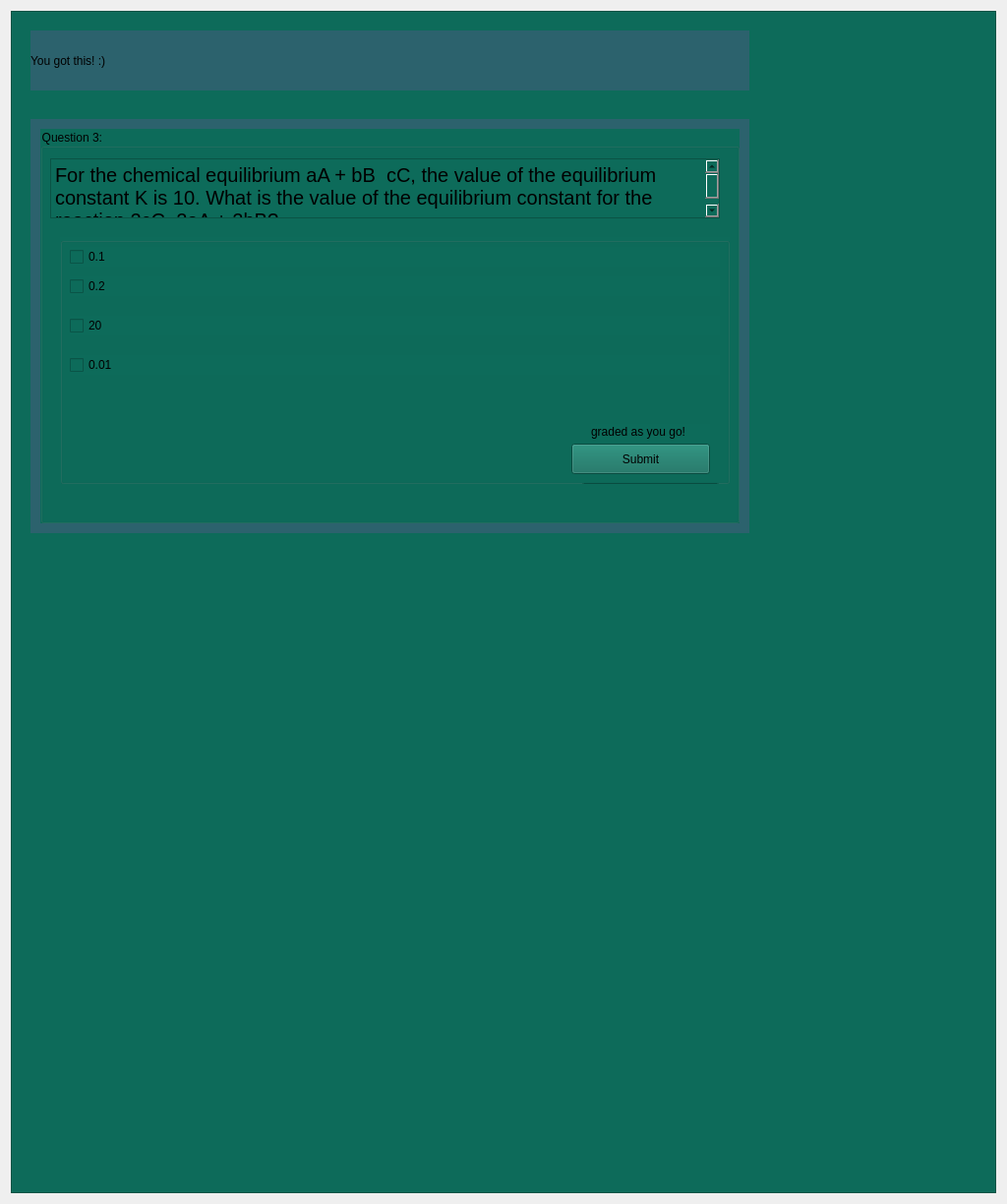
      <widget class="QWidget" name="scrollAreaWidgetContents_12">
       <property name="geometry">
        <rect>
         <x>0</x>
         <y>0</y>
         <width>1024</width>
         <height>1224</height>
        </rect>
       </property>
       <layout class="QVBoxLayout" name="verticalLayout_12">
        <item>
         <widget class="QFrame" name="quizPageBackground_9">
          <property name="enabled">
           <bool>true</bool>
          </property>
          <property name="minimumSize">
           <size>
            <width>1000</width>
            <height>1200</height>
           </size>
          </property>
          <property name="styleSheet">
           <string notr="true">background-color: rgb(13, 107, 90);</string>
          </property>
          <property name="frameShape">
           <enum>QFrame::StyledPanel</enum>
          </property>
          <property name="frameShadow">
           <enum>QFrame::Raised</enum>
          </property>
          <widget class="QLabel" name="label_52">
           <property name="geometry">
            <rect>
             <x>20</x>
             <y>20</y>
             <width>731</width>
             <height>61</height>
            </rect>
           </property>
           <property name="styleSheet">
            <string notr="true">background-color: rgb(44, 98, 109);
font: 20pt &quot;Times New Roman&quot;;</string>
           </property>
           <property name="text">
            <string>You got this! :)</string>
           </property>
          </widget>
          <widget class="QLabel" name="label_53">
           <property name="geometry">
            <rect>
             <x>20</x>
             <y>110</y>
             <width>731</width>
             <height>421</height>
            </rect>
           </property>
           <property name="styleSheet">
            <string notr="true">background-color: rgb(44, 98, 109);
font: 18pt &quot;Times New Roman&quot;;</string>
           </property>
           <property name="text">
            <string/>
           </property>
          </widget>
          <widget class="QGroupBox" name="questionObj_7">
           <property name="geometry">
            <rect>
             <x>30</x>
             <y>120</y>
             <width>711</width>
             <height>401</height>
            </rect>
           </property>
           <property name="styleSheet">
            <string notr="true">font: 15pt &quot;Times New Roman&quot;;</string>
           </property>
           <property name="title">
            <string>Question 3: </string>
           </property>
           <widget class="QTextEdit" name="questionStr_7">
            <property name="geometry">
             <rect>
              <x>10</x>
              <y>30</y>
              <width>681</width>
              <height>61</height>
             </rect>
            </property>
            <property name="html">
             <string>&lt;!DOCTYPE HTML PUBLIC &quot;-//W3C//DTD HTML 4.0//EN&quot; &quot;http://www.w3.org/TR/REC-html40/strict.dtd&quot;&gt;
&lt;html&gt;&lt;head&gt;&lt;meta name=&quot;qrichtext&quot; content=&quot;1&quot; /&gt;&lt;meta charset=&quot;utf-8&quot; /&gt;&lt;style type=&quot;text/css&quot;&gt;
p, li { white-space: pre-wrap; }
hr { height: 1px; border-width: 0; }
li.unchecked::marker { content: &quot;\2610&quot;; }
li.checked::marker { content: &quot;\2612&quot;; }
&lt;/style&gt;&lt;/head&gt;&lt;body style=&quot; font-family:'Times New Roman'; font-size:15pt; font-weight:400; font-style:normal;&quot;&gt;
&lt;p style=&quot; margin-top:0px; margin-bottom:0px; margin-left:0px; margin-right:0px; -qt-block-indent:0; text-indent:0px;&quot;&gt;For the chemical equilibrium aA + bB  cC, the value of the equilibrium constant K is 10. What is the value of the equilibrium constant for the reaction 2cC  2aA + 2bB?&lt;/p&gt;
&lt;p style=&quot;-qt-paragraph-type:empty; margin-top:0px; margin-bottom:0px; margin-left:0px; margin-right:0px; -qt-block-indent:0; text-indent:0px;&quot;&gt;&lt;br /&gt;&lt;/p&gt;&lt;/body&gt;&lt;/html&gt;</string>
            </property>
           </widget>
           <widget class="QGroupBox" name="stuAns_7">
            <property name="geometry">
             <rect>
              <x>20</x>
              <y>110</y>
              <width>681</width>
              <height>251</height>
             </rect>
            </property>
            <property name="title">
             <string/>
            </property>
            <widget class="QCheckBox" name="choiceA_7">
             <property name="geometry">
              <rect>
               <x>10</x>
               <y>10</y>
               <width>661</width>
               <height>20</height>
              </rect>
             </property>
             <property name="styleSheet">
              <string notr="true">font: 14pt &quot;Times New Roman&quot;;</string>
             </property>
             <property name="text">
              <string>0.1</string>
             </property>
            </widget>
            <widget class="QCheckBox" name="choiceB_7">
             <property name="geometry">
              <rect>
               <x>10</x>
               <y>40</y>
               <width>661</width>
               <height>20</height>
              </rect>
             </property>
             <property name="styleSheet">
              <string notr="true">font: 14pt &quot;Times New Roman&quot;;</string>
             </property>
             <property name="text">
              <string>0.2</string>
             </property>
            </widget>
            <widget class="QCheckBox" name="choiceD_7">
             <property name="geometry">
              <rect>
               <x>10</x>
               <y>120</y>
               <width>661</width>
               <height>20</height>
              </rect>
             </property>
             <property name="text">
              <string>0.01</string>
             </property>
            </widget>
            <widget class="QCheckBox" name="choiceC_7">
             <property name="geometry">
              <rect>
               <x>10</x>
               <y>80</y>
               <width>661</width>
               <height>20</height>
              </rect>
             </property>
             <property name="text">
              <string>20</string>
             </property>
            </widget>
            <widget class="QPushButton" name="submitQues1_7">
             <property name="geometry">
              <rect>
               <x>530</x>
               <y>250</y>
               <width>141</width>
               <height>31</height>
              </rect>
             </property>
             <property name="text">
              <string>Submit</string>
             </property>
            </widget>
            <widget class="QLabel" name="label_54">
             <property name="geometry">
              <rect>
               <x>540</x>
               <y>190</y>
               <width>121</width>
               <height>16</height>
              </rect>
             </property>
             <property name="text">
              <string>graded as you go!</string>
             </property>
            </widget>
            <widget class="QPushButton" name="submitQues1_8">
             <property name="geometry">
              <rect>
               <x>520</x>
               <y>210</y>
               <width>141</width>
               <height>31</height>
              </rect>
             </property>
             <property name="text">
              <string>Submit</string>
             </property>
            </widget>
           </widget>
          </widget>
         </widget>
        </item>
       </layout>
      </widget>
